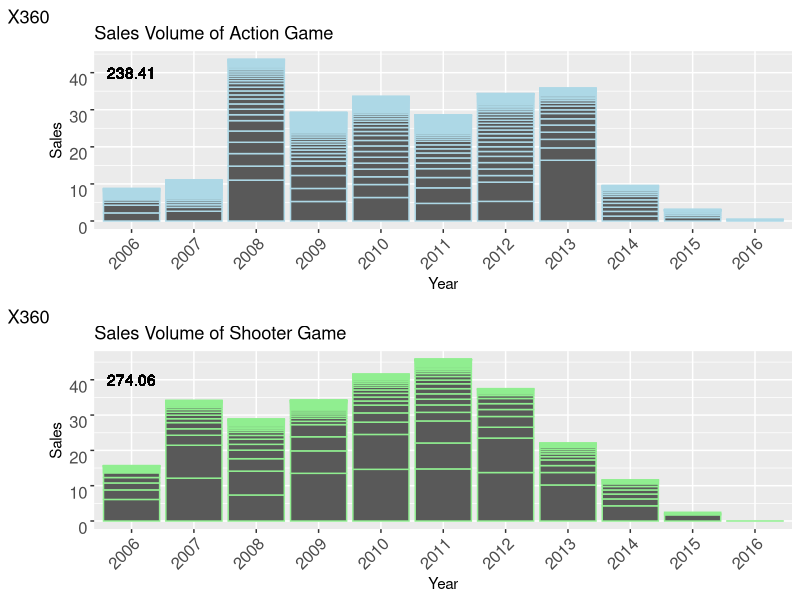
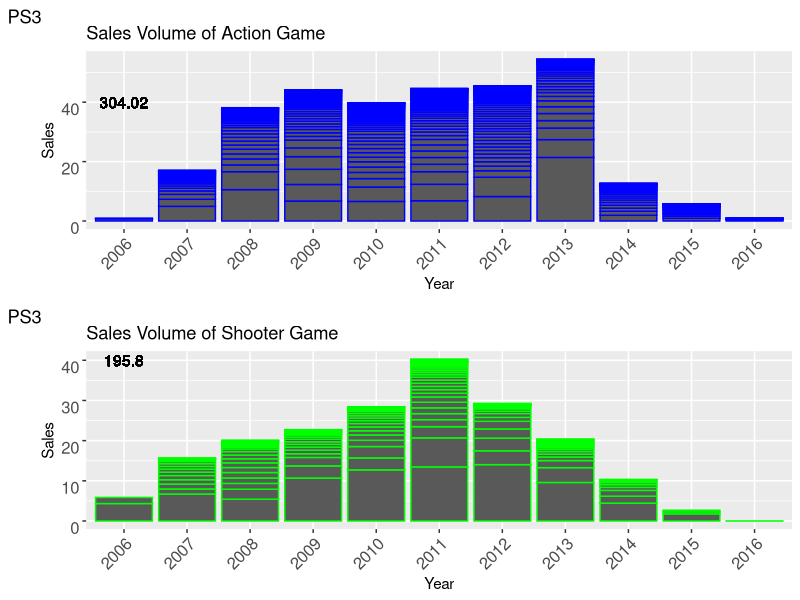
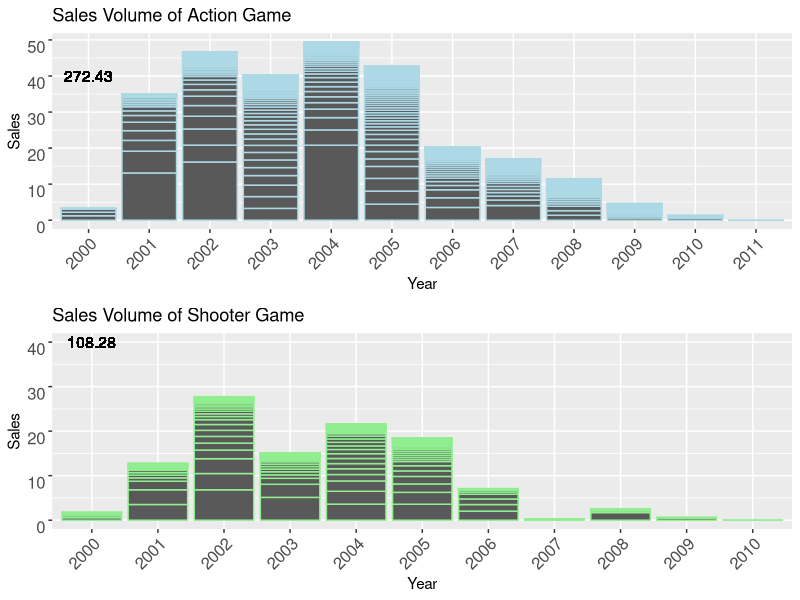
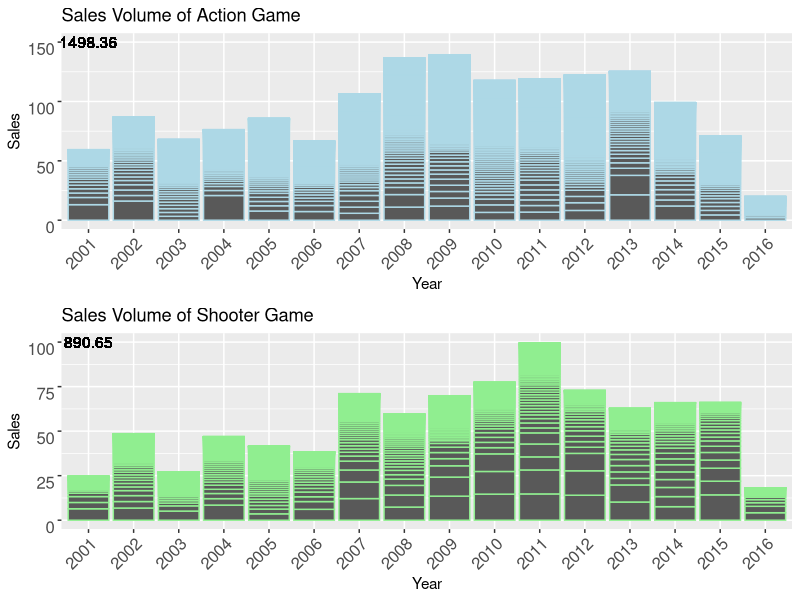

Reproduce these figures in R, in order.
## ---- chunk 1
knitr::opts_chunk$set(echo = TRUE, warning = FALSE, message = FALSE)
## ---- chunk 2
Sys.setenv(LANG="en")
setwd("~/Project 01")
library(ggplot2)
library(tidyverse)
library(dplyr)
library(ggpubr)
vg<-read.csv("vgsales.csv")
vg<-dplyr::filter(vg,!is.na(Year))
## ---- chunk 3
vgX360Action<-subset(vg, Platform=="X360" & Genre=="Action" & Year<="2016" & Year>"2005")
g1<-ggplot(vgX360Action, aes(x=Year,y=Global_Sales))+geom_bar(stat='identity',color='lightblue')+labs(x='Year',y='Sales',title="Sales Volume of Action Game", tag="X360")+theme(axis.text.x = element_text(angle = 45, vjust = 1, hjust = 1, size = 12),axis.text.y = element_text(vjust = 1, hjust = 1, size = 12))+geom_text(aes(x=1,y=40),label=sum(vgX360Action$Global_Sales))
vgX360Shooter<-subset(vg, Platform=="X360" & Genre=="Shooter" & Year<="2016" & Year>"2005")
g2<-ggplot(vgX360Shooter, aes(x=Year, y=Global_Sales))+geom_bar(stat='identity',color='lightgreen')+labs(x='Year',y='Sales',title="Sales Volume of Shooter Game", tag="X360")+theme(axis.text.x = element_text(angle = 45, vjust = 1, hjust = 1, size = 12),axis.text.y = element_text(vjust = 1, hjust = 1, size = 12))+geom_text(aes(x=1,y=40),label=sum(vgX360Shooter$Global_Sales))
ggarrange(g1,g2,nrow=2,ncol=1)
## ---- chunk 4
vgPS3Action<-subset(vg, Platform=="PS3" & Genre=="Action" & Year<="2016" & Year>"2005")
g3<-ggplot(vgPS3Action, aes(x=Year,y=Global_Sales))+geom_bar(stat='identity',color='blue')+labs(x='Year',y='Sales',title="Sales Volume of Action Game", tag="PS3")+theme(axis.text.x = element_text(angle = 45, vjust = 1, hjust = 1, size = 12),axis.text.y = element_text(vjust = 1, hjust = 1, size = 12))+geom_text(aes(x=1,y=40),label=sum(vgPS3Action$Global_Sales))
vgPS3Shooter<-subset(vg, Platform=="PS3" & Genre=="Shooter" & Year<="2016" & Year>"2005")
g4<-ggplot(vgPS3Shooter, aes(x=Year, y=Global_Sales))+geom_bar(stat='identity',color='green')+labs(x='Year',y='Sales',title="Sales Volume of Shooter Game", tag="PS3")+theme(axis.text.x = element_text(angle = 45, vjust = 1, hjust = 1, size = 12),axis.text.y = element_text(vjust = 1, hjust = 1, size = 12))+geom_text(aes(x=1,y=40),label=sum(vgPS3Shooter$Global_Sales))
ggarrange(g3,g4,nrow=2,ncol=1)
## ---- chunk 5
vgPS2Action<-subset(vg, Platform=="PS2" & Genre=="Action" & Year<="2016")
vgPS2Shooter<-subset(vg, Platform=="PS2" & Genre=="Shooter" & Year<="2016")
p1<-ggplot(vgPS2Action, aes(x=Year, y=Global_Sales))+geom_bar(stat='identity',color='lightblue')+labs(x='Year',y='Sales',title="Sales Volume of Action Game")+theme(axis.text.x = element_text(angle = 45, vjust = 1, hjust = 1, size = 12),axis.text.y = element_text(vjust = 1, hjust = 1, size = 12))+geom_text(aes(x=1,y=40),label=sum(vgPS2Action$Global_Sales))
p2<-ggplot(vgPS2Shooter, aes(x=Year, y=Global_Sales))+geom_bar(stat='identity',color='lightgreen')+theme(axis.text.x = element_text(angle = 45, vjust = 1, hjust = 1, size = 12),axis.text.y = element_text(vjust = 1, hjust = 1, size = 12))+labs(x='Year',y='Sales',title="Sales Volume of Shooter Game")+geom_text(aes(x=1,y=40),label=sum(vgPS2Shooter$Global_Sales))

ggarrange(p1,p2,nrow=2,ncol=1)

## ---- chunk 6
vgAction<-subset(vg, Year>="2001" & Genre=="Action" & Year<="2016")
vgShooter<-subset(vg, Year>="2001" & Genre=="Shooter" & Year<="2016")
p1<-ggplot(vgAction, aes(x=Year, y=Global_Sales))+geom_bar(stat='identity',color='lightblue')+labs(x='Year',y='Sales',title="Sales Volume of Action Game")+theme(axis.text.x = element_text(angle = 45, vjust = 1, hjust = 1, size = 12),axis.text.y = element_text(vjust = 1, hjust = 1, size = 12))+geom_text(aes(x=1,y=150),label=sum(vgAction$Global_Sales))
p2<-ggplot(vgShooter, aes(x=Year, y=Global_Sales))+geom_bar(stat='identity',color='lightgreen')+theme(axis.text.x = element_text(angle = 45, vjust = 1, hjust = 1, size = 12),axis.text.y = element_text(vjust = 1, hjust = 1, size = 12))+labs(x='Year',y='Sales',title="Sales Volume of Shooter Game")+geom_text(aes(x=1,y=100),label=sum(vgShooter$Global_Sales))

ggarrange(p1,p2,nrow=2,ncol=1)

max(vgAction$Global_Sales); max(vgShooter$Global_Sales)
